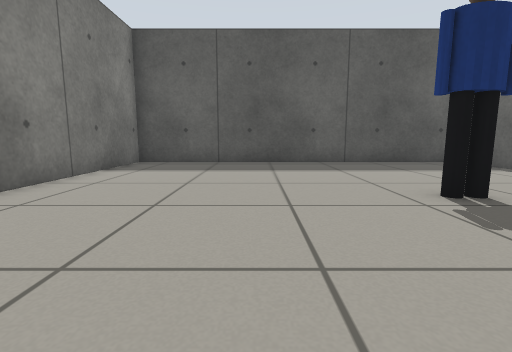
view 1 (above)

24 first-person views from a walk through a world built for the Gazebo simulator. The camera is 0.5 m above the floor, tilts 8° down and sees 85° across. Floor lines are 1 m apart. The floor is counted in squares, 0.5 m on a side. Each view is taken from the middle of a square. On the plan, view 1 faces up. The plan holds only what a view shows up to about 11 squares ahead; the rest is blank. Robots are left out. Simple shapes stand in for some stock models.

view 2
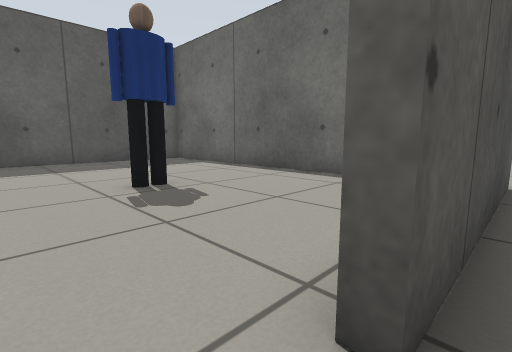

view 3
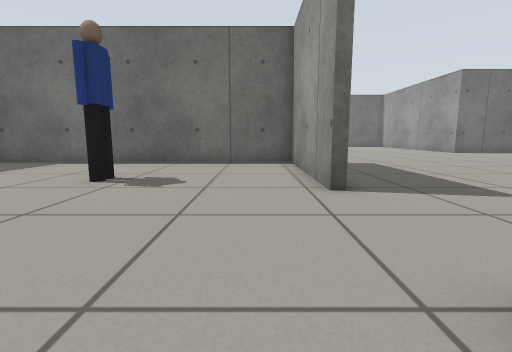

view 4
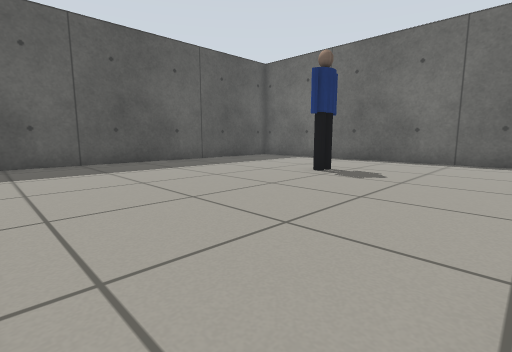

view 5
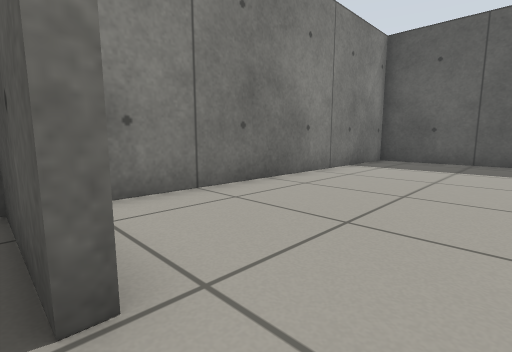

view 6
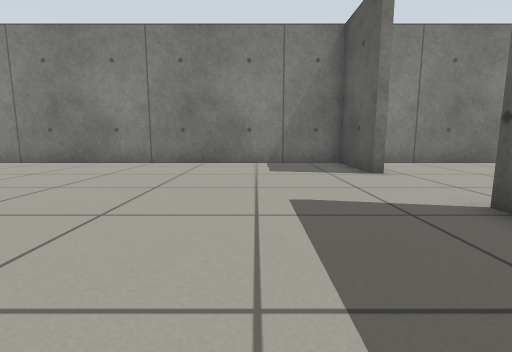

view 7
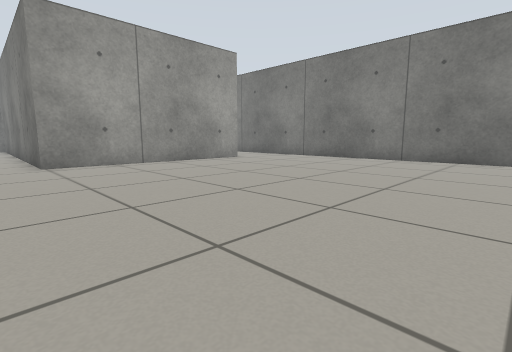

view 8
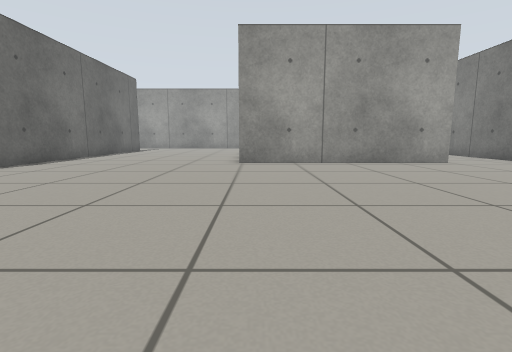

view 9
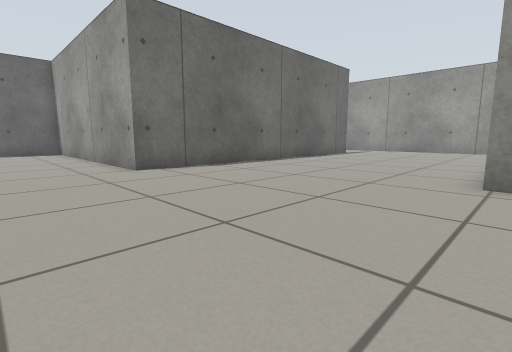

view 10
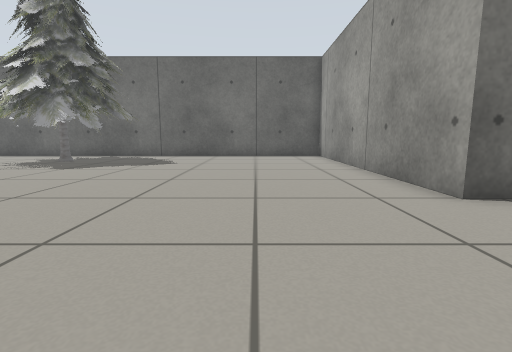

view 11
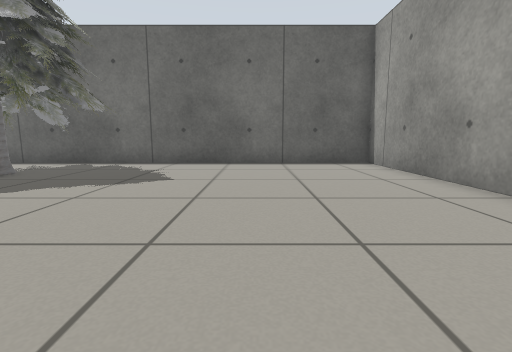

view 12
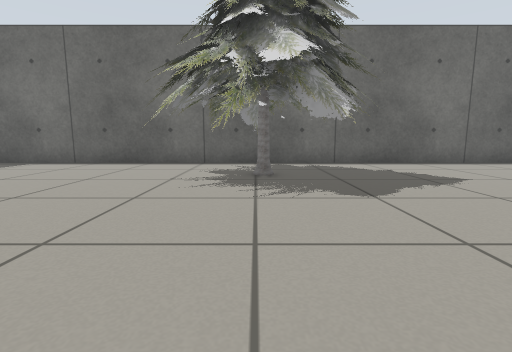

view 13
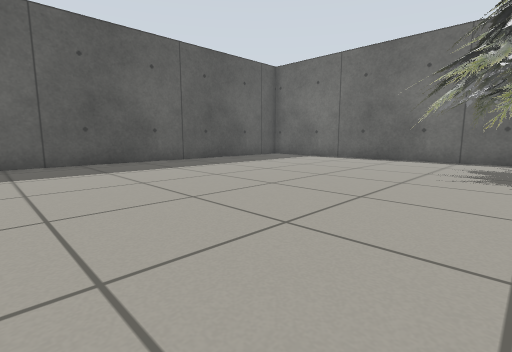

view 14
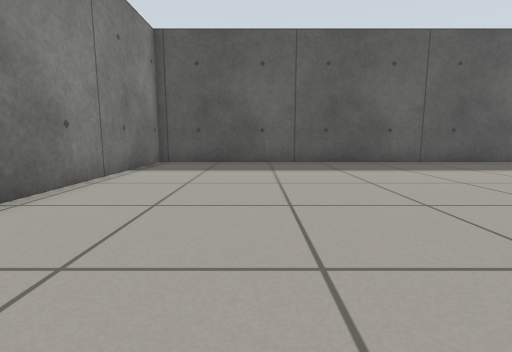

view 15
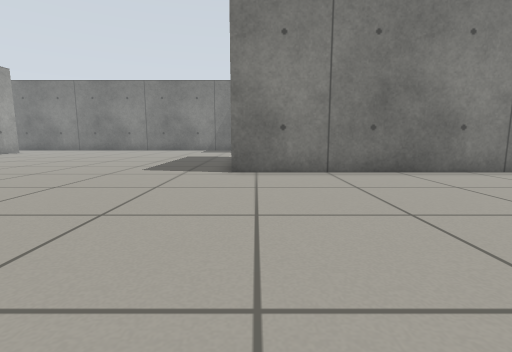

view 16
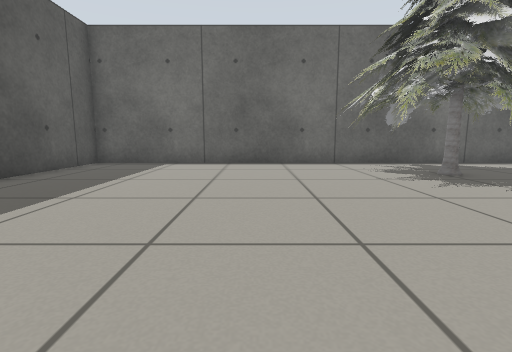

view 17
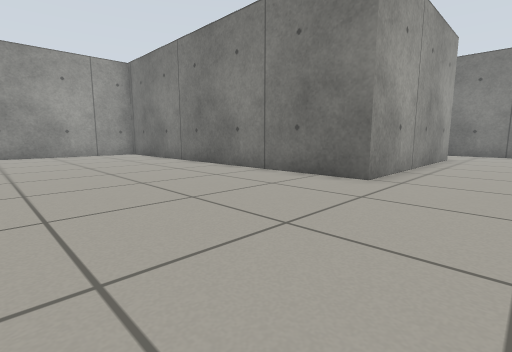

view 18
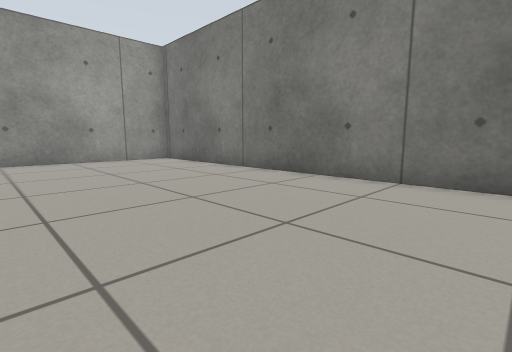

view 19
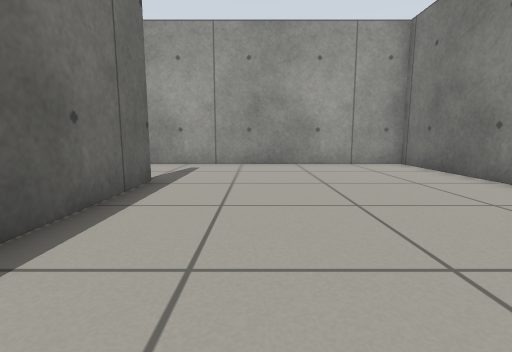

view 20
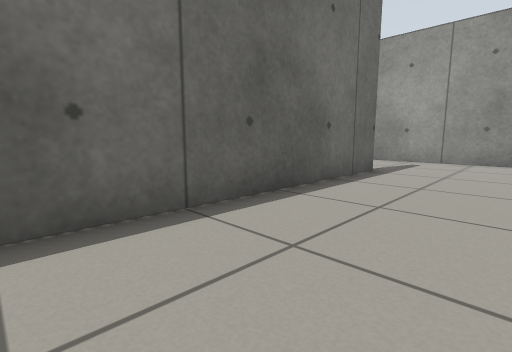

view 21
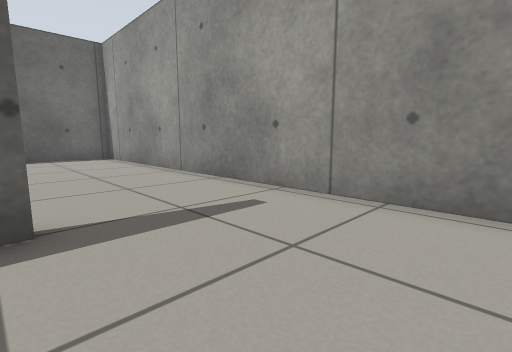

view 22
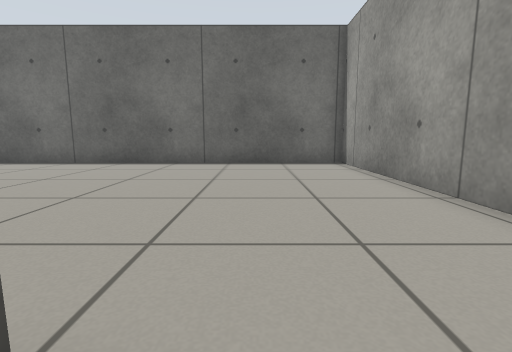

view 23
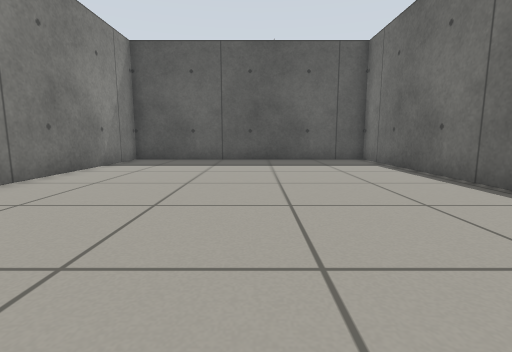

view 24
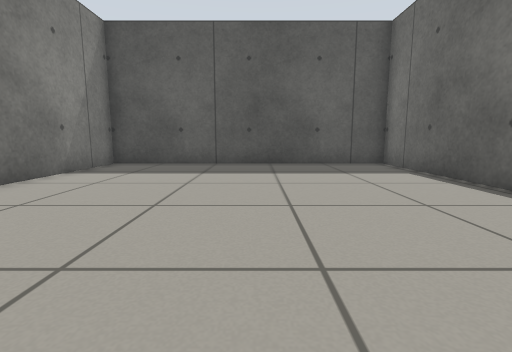

### Floor plan
Ten units are one square. View 1 is at (0, 0); x grows to the right and y downward. Boxes are objects, and circles mark ways between rooms. Rooms are numbered by the first view taken in them; rooms with no view inside come last. Other rooms are left out.
<svg viewBox="-51 -116 304 404">
<path fill="none" stroke="#000" d="M21 4 79 4 79 -110M75 -111 -46 -111 -46 -4M-15 7 -46 7 -46 137M-14 147 66 147 66 283 146 283M144 244 144 113 248 113 248 -111 82 -111 82 7 21 7M146 283 248 283 248 116 147 116 147 183"/>
<rect x="25" y="-55" width="20" height="10" fill="#bbb"><title>person</title></rect>
<rect x="185" y="-35" width="60" height="70" fill="#bbb"><title>pine tree</title></rect>
<circle cx="5" cy="10" r="3" fill="#2a7"/>
<circle cx="140" cy="265" r="3" fill="#2a7"/>
<text x="10" y="-50">1</text>
<text x="110" y="60">2</text>
<text x="190" y="200">3</text>
</svg>
Room 1 opens to room 2. Room 2 opens to room 3.

Where each view was taken, in squares from view 1:
view 1: 0 up, 0 right, facing up
view 2: 1 down, 1 right, facing up-right
view 3: 1 up, 3 left, facing right
view 4: 0 up, 4 left, facing up-right
view 5: 1 down, 0 right, facing up-left
view 6: 4 down, 6 right, facing left
view 7: 4 down, 8 right, facing down-left
view 8: 4 down, 6 right, facing down
view 9: 8 down, 6 right, facing down-right
view 10: 8 down, 10 right, facing right
view 11: 7 down, 14 right, facing right
view 12: 0 up, 14 right, facing right
view 13: 0 up, 12 right, facing up-right
view 14: 0 up, 12 right, facing up
view 15: 0 up, 16 right, facing left
view 16: 5 up, 14 right, facing right
view 17: 12 down, 13 right, facing down-left
view 18: 16 down, 13 right, facing down-left
view 19: 18 down, 12 right, facing down
view 20: 16 down, 11 right, facing down-right
view 21: 24 down, 11 right, facing down-right
view 22: 25 down, 14 right, facing right
view 23: 24 down, 20 right, facing up
view 24: 22 down, 20 right, facing up
